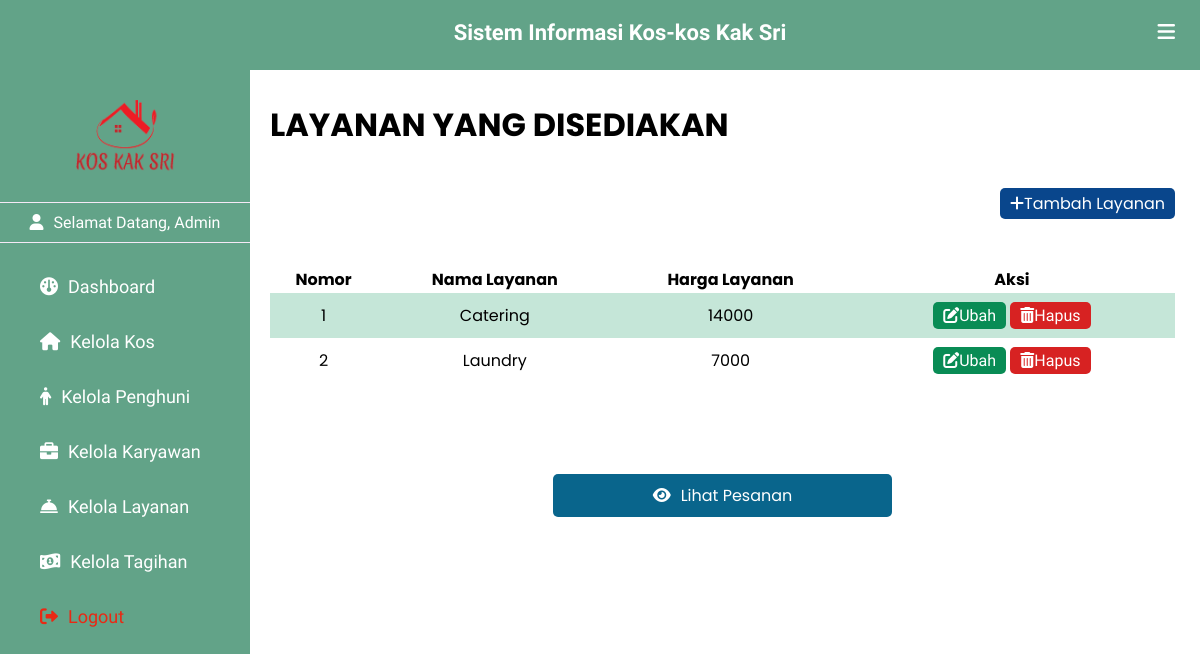
The app's page /kelola_layanan.php (signed in) with its own data.
### tables this page shows
CREATE TABLE `info_layanan` (
  `nama_layanan` varchar(20) NOT NULL,
  `harga_layanan` int(11) NOT NULL
);

### connection.php (called while the page is built, shortened)
<?php
$server = "localhost";
$user = "root";
$pass = "";
$db_name = "db_final";
$conn = mysqli_connect($server, $user, $pass, $db_name);
function query($query) {
    global $conn;
    $result = mysqli_query($conn, $query);
    $rows = [];
    while($row = mysqli_fetch_assoc($result)){
        $rows[] = $row;
    }
    return $rows;
}
?>

### kelola_layanan.php (the view, shortened to what this page needs)
<?php
include 'connection.php';
$layanan = query("SELECT * FROM info_layanan");
?>
<!DOCTYPE html>
<html lang="en">
<head>
    <link rel="stylesheet" href="https://cdnjs.cloudflare.com/ajax/libs/simple-icons/6.15.0/simpleicons.svg">
    <link href='https://unpkg.com/boxicons@2.1.2/css/boxicons.min.css' rel='stylesheet'>
    <link rel="stylesheet" href="https://cdnjs.cloudflare.com/ajax/libs/font-awesome/6.0.0/css/all.min.css">
    <link rel="stylesheet" href="myProjects/webProject/icofont/css/icofont.min.css">
    <link rel="stylesheet" href="css/style_layanan.css">
</head>
<body>
    <header>
       <div class="left_area">
            <h3>Sistem Informasi Kos-kos Kak Sri</h3>
       </div>
       <div class="right_area">
            <i class="fa-solid fa-bars" id="btn"></i>
       </div>
    </header>
    <div class="sidebar">
        <div class="logo_profile">
            <img src="asset/kosmerah.png " class="logo" alt="" width="100px" >
        </div>
        <div class="menu">
            <p id="admin"><i class="fa-solid fa-user"></i><span>Selamat Datang, Admin</span></p>
            <a href="index.php"><i class="fa-solid fa-gauge"></i><span>Dashboard</span></a>
            <a href="kelola_kos.php" ><i class="fa-solid fa-house"></i><span>Kelola Kos</span></a>
            <a href="kelola_penghuni.php"><i class="fa-solid fa-person"></i><span>Kelola Penghuni</span></a>
            <a href="kelola_pegawai.php"><i class="fa-solid fa-briefcase"></i><span>Kelola Karyawan</span></a>
            <a href="kelola_layanan.php"><i class="fa-sharp fa-solid fa-bell-concierge"></i><span>Kelola Layanan</span></a>
            <a href="kelola_tagihan.php"><i class="fa-solid fa-money-bill-1-wave"></i><span>Kelola Tagihan</span></a>
            <a href="controller/logout.php" id="logout"><i class="fa-solid fa-right-from-bracket"></i><span>Logout</span></a>
        </div>
    </div>
    <div class="content">
        <h1>LAYANAN YANG DISEDIAKAN</h1>
        <div class="tombol-tambah">
         <a href="tambah_layanan.php" id="tbl-tambah"><i class="fa-solid fa-plus"></i><span>Tambah Layanan</a>
        </div>
      <table border="0" border-collapse="collapse" width="100%" id="tampil">
        <thead>
            <th style="text-align:center">Nomor</th>
            <th style="text-align:center">Nama Layanan</th>
            <th style="text-align:center">Harga Layanan</th>
            <th style="text-align:center">Aksi</th>
        </thead>
        <tbody>
            <?php $i=1 ?>
            <?php foreach($layanan as $ly) : ?>
            <tr>
                <td style="text-align:center"><?php echo $i?></td>
                <td style="text-align:center"><?php echo $ly["nama_layanan"]; ?></td>
                <td style="text-align:center"><?php echo $ly["harga_layanan"]; ?></td>
                <td  class="tabel_aksi" style="text-align:center">
                    <a href="ubah_layanan.php?nama_layanan=<?php echo $ly["nama_layanan"]; ?>" id="tbl-ubah"><i class="fa-solid fa-pen-to-square"></i>Ubah</a>
                    <a href="controller/hapus_layanan.php?nama_layanan=<?php echo $ly["nama_layanan"]; ?>" id="tbl-hapus"><i class="fa-solid fa-trash-can"></i>Hapus</a>
                </td>
            </tr>
            <?php $i++ ?>
            <?php endforeach; ?>
        </tbody>
      </table>
      <div class="tombol-lihat">
      <a href="kelola_pesanan.php" id="tbl-lihat"><i class="fa-solid fa-eye"></i>Lihat Pesanan</a>
      </div>
    </div>
</body>
</html>

### css/css/style_layanan.css (style rules this page uses)
body { margin: 0; padding: 0; font-family: "Poppins", sans-serif; overflow-x: hidden; }
header { position: fixed; background: #62A388; padding: 20px; width: 100%; height: 30px; }
.left_area h3 { color: #fff; margin: 0; font-size: 22px; font-weight: 900; text-align: center; font-family: "Philosopher", sans-serif; }
#btn { padding: 5px; float: right; color: #fff; margin-top: -28px; font-size: 20px; margin-right: 40px; }
#admin { padding-top: 10px; padding-bottom: 10px; color: #fff; border-top: 1px solid #fefe; border-bottom: 1px solid #fefe; text-align: center; }
.sidebar { background: #62A388; padding-top: 30px; position: fixed; left: 0; width: 250px; height: 100%; margin-top: 70px; transition: all 0.5s ease; font-family: "El Messiri", sans-serif; overflow-y: auto; }
.logo_profile { display: flex; flex-direction: column; justify-content: center; align-items: center; }
.sidebar .logo { margin-bottom: 10px; transition: all 0.5s ease; }
.sidebar a { color: #fff; display: block; width: 100%; line-height: 55px; text-decoration: none; padding-left: 40px; box-sizing: border-box; font-size: 18px; font-family: "Poppins", sans-serif; }
.sidebar a span { font-family: "El Messiri", sans-serif; }
.sidebar i { padding-right: 10px; }
.sidebar #logout { color: rgb(233, 41, 20); }
.content { padding-top: 80px; padding-left: 270px; margin-right: 25px; transition: all 0.5s ease; text-align: justify; }
.content table#tampil { margin-top: 50px; border-collapse: collapse; border: none; margin-bottom: 100px; }
.content table#tampil tbody tr td { padding: 10px; }
.content table#tampil tbody tr:nth-child(odd) { background-color: #c5e6d8; }
.content .tabel_aksi { text-align: center; }
.content .tabel_aksi a { text-decoration: none; font-family: "El Messiri", sans-serif; }
.content #tbl-ubah { background-color: #098c55; padding: 4px 10px; border-radius: 5px; color: #fff; }
.content #tbl-hapus { background-color: #d72222; padding: 4px 10px; border-radius: 5px; color: #fff; }
.content .tombol-lihat { text-align: center; }
.content #tbl-lihat { background-color: #09658c; padding: 10px 100px; border-radius: 5px; color: #fff; text-decoration: none; }
.content #tbl-lihat i { padding-right: 10px; }
.content #tbl-tambah { background-color: #09468c; padding: 4px 10px; border-radius: 5px; color: #fff; text-decoration: none; }
.content .tombol-tambah { padding-top: 20px; text-align: right; }

### records on screen
info_layanan: nama_layanan "Catering", harga_layanan "14000"
info_layanan: nama_layanan "Laundry", harga_layanan "7000"
